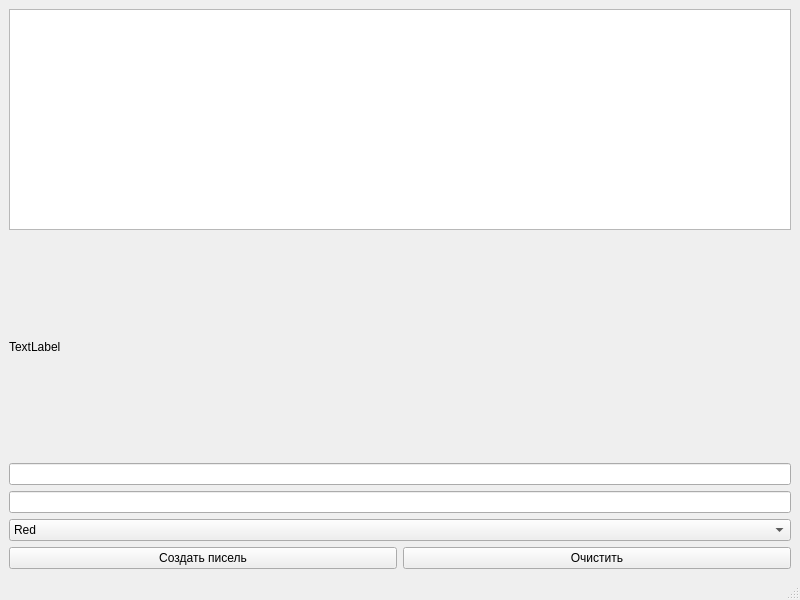
<?xml version="1.0" encoding="UTF-8"?>
<ui version="4.0">
 <class>MainWindow</class>
 <widget class="QMainWindow" name="MainWindow">
  <property name="geometry">
   <rect>
    <x>0</x>
    <y>0</y>
    <width>800</width>
    <height>600</height>
   </rect>
  </property>
  <property name="windowTitle">
   <string>MainWindow</string>
  </property>
  <widget class="QWidget" name="centralwidget">
   <layout class="QVBoxLayout" name="verticalLayout_2">
    <item>
     <widget class="QGraphicsView" name="graphicsView">
      <property name="sizePolicy">
       <sizepolicy hsizetype="Preferred" vsizetype="Preferred">
        <horstretch>0</horstretch>
        <verstretch>0</verstretch>
       </sizepolicy>
      </property>
      <property name="baseSize">
       <size>
        <width>0</width>
        <height>0</height>
       </size>
      </property>
      <property name="verticalScrollBarPolicy">
       <enum>Qt::ScrollBarPolicy::ScrollBarAsNeeded</enum>
      </property>
      <property name="horizontalScrollBarPolicy">
       <enum>Qt::ScrollBarPolicy::ScrollBarAsNeeded</enum>
      </property>
     </widget>
    </item>
    <item>
     <widget class="QLabel" name="statusLabel">
      <property name="text">
       <string>TextLabel</string>
      </property>
     </widget>
    </item>
    <item>
     <layout class="QVBoxLayout" name="verticalLayout">
      <item>
       <widget class="QLineEdit" name="xLineEdit"/>
      </item>
      <item>
       <widget class="QLineEdit" name="yLineEdit"/>
      </item>
      <item>
       <widget class="QComboBox" name="colorComboBox">
        <item>
         <property name="text">
          <string>Red</string>
         </property>
        </item>
        <item>
         <property name="text">
          <string>Green</string>
         </property>
        </item>
        <item>
         <property name="text">
          <string>Blue</string>
         </property>
        </item>
       </widget>
      </item>
      <item>
       <layout class="QHBoxLayout" name="horizontalLayout">
        <item>
         <widget class="QPushButton" name="addPixelButton">
          <property name="text">
           <string>Создать писель</string>
          </property>
         </widget>
        </item>
        <item>
         <widget class="QPushButton" name="clearButton">
          <property name="text">
           <string>Очистить</string>
          </property>
         </widget>
        </item>
       </layout>
      </item>
     </layout>
    </item>
   </layout>
  </widget>
  <widget class="QMenuBar" name="menubar">
   <property name="geometry">
    <rect>
     <x>0</x>
     <y>0</y>
     <width>800</width>
     <height>21</height>
    </rect>
   </property>
  </widget>
  <widget class="QStatusBar" name="statusbar"/>
 </widget>
 <resources/>
 <connections/>
</ui>
